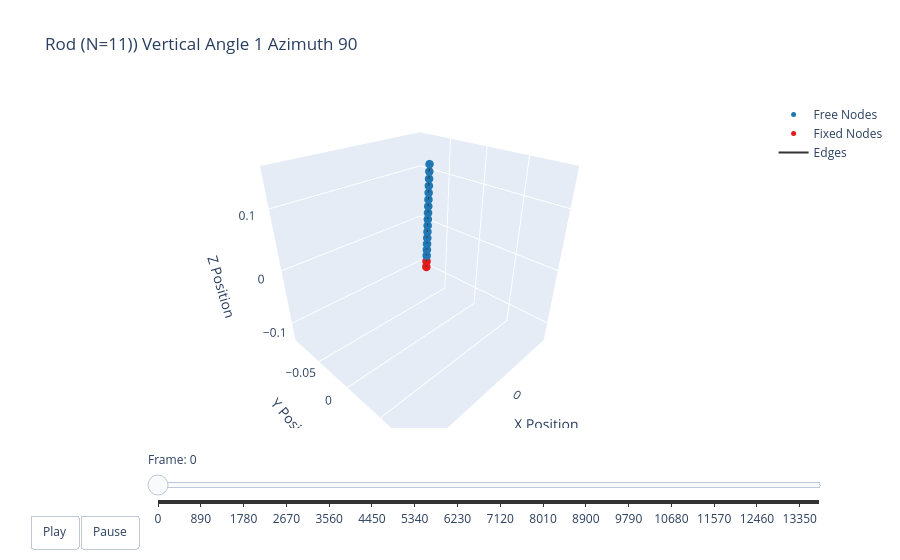

Notebook code for this chart:
### Code cell
options = dismech.AnimationOptions(title='Rod (N=11)) Vertical Angle {} Azimuth {}'.format(angleV, angleAzi), plot_step=10)

fig = dismech.get_interactive_animation_plotly(robot, t_arr, qs, options)
fig.show()
